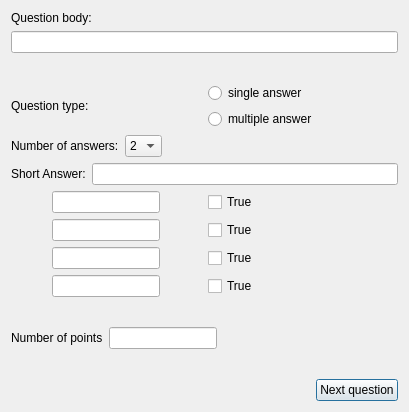
<?xml version="1.0" encoding="UTF-8"?>
<ui version="4.0">
 <class>createTestQuestions</class>
 <widget class="QDialog" name="createTestQuestions">
  <property name="geometry">
   <rect>
    <x>0</x>
    <y>0</y>
    <width>409</width>
    <height>412</height>
   </rect>
  </property>
  <property name="windowTitle">
   <string>Dialog</string>
  </property>
  <layout class="QVBoxLayout" name="verticalLayout_2">
   <item>
    <widget class="QLabel" name="questionBodyLabel">
     <property name="styleSheet">
      <string notr="true">font: 14pt &quot;Times New Roman&quot;;</string>
     </property>
     <property name="text">
      <string>Question body:</string>
     </property>
    </widget>
   </item>
   <item>
    <widget class="QLineEdit" name="questionBodyLineEdit"/>
   </item>
   <item>
    <spacer name="verticalSpacer">
     <property name="orientation">
      <enum>Qt::Vertical</enum>
     </property>
     <property name="sizeHint" stdset="0">
      <size>
       <width>20</width>
       <height>40</height>
      </size>
     </property>
    </spacer>
   </item>
   <item>
    <layout class="QHBoxLayout" name="horizontalLayout_7">
     <item>
      <widget class="QLabel" name="questionTypeLabel">
       <property name="styleSheet">
        <string notr="true">font: 12pt &quot;Times New Roman&quot;;</string>
       </property>
       <property name="text">
        <string>Question type:</string>
       </property>
      </widget>
     </item>
     <item>
      <layout class="QVBoxLayout" name="verticalLayout">
       <item>
        <widget class="QRadioButton" name="singeAnswerRadioButton">
         <property name="text">
          <string>single answer</string>
         </property>
        </widget>
       </item>
       <item>
        <widget class="QRadioButton" name="multipleAnswerRadioButton">
         <property name="text">
          <string>multiple answer</string>
         </property>
        </widget>
       </item>
      </layout>
     </item>
    </layout>
   </item>
   <item>
    <layout class="QHBoxLayout" name="nrAnswersLayout">
     <item>
      <widget class="QLabel" name="NumbeOfAnswersLabel">
       <property name="styleSheet">
        <string notr="true">font: 12pt &quot;Times New Roman&quot;;</string>
       </property>
       <property name="text">
        <string>Number of answers:</string>
       </property>
      </widget>
     </item>
     <item>
      <widget class="QComboBox" name="numberOfAnswersComboBox">
       <item>
        <property name="text">
         <string>2</string>
        </property>
       </item>
       <item>
        <property name="text">
         <string>3</string>
        </property>
       </item>
       <item>
        <property name="text">
         <string>4</string>
        </property>
       </item>
      </widget>
     </item>
     <item>
      <spacer name="horizontalSpacer_3">
       <property name="orientation">
        <enum>Qt::Horizontal</enum>
       </property>
       <property name="sizeHint" stdset="0">
        <size>
         <width>40</width>
         <height>20</height>
        </size>
       </property>
      </spacer>
     </item>
    </layout>
   </item>
   <item>
    <layout class="QHBoxLayout" name="horizontalLayout_2">
     <item>
      <widget class="QLabel" name="shortAnswerLabel">
       <property name="styleSheet">
        <string notr="true">font: 12pt &quot;Times New Roman&quot;;</string>
       </property>
       <property name="text">
        <string>Short Answer:</string>
       </property>
      </widget>
     </item>
     <item>
      <widget class="QLineEdit" name="shortAnswerLineEdit"/>
     </item>
    </layout>
   </item>
   <item>
    <layout class="QHBoxLayout" name="horizontalLayout_3">
     <item alignment="Qt::AlignHCenter">
      <widget class="QLineEdit" name="answer1"/>
     </item>
     <item>
      <widget class="QCheckBox" name="checkBox1">
       <property name="text">
        <string>True</string>
       </property>
      </widget>
     </item>
    </layout>
   </item>
   <item>
    <layout class="QHBoxLayout" name="horizontalLayout_4">
     <item alignment="Qt::AlignHCenter">
      <widget class="QLineEdit" name="answer2"/>
     </item>
     <item>
      <widget class="QCheckBox" name="checkBox2">
       <property name="text">
        <string>True</string>
       </property>
      </widget>
     </item>
    </layout>
   </item>
   <item>
    <layout class="QHBoxLayout" name="horizontalLayout_5">
     <item alignment="Qt::AlignHCenter">
      <widget class="QLineEdit" name="answer3"/>
     </item>
     <item>
      <widget class="QCheckBox" name="checkBox3">
       <property name="text">
        <string>True</string>
       </property>
      </widget>
     </item>
    </layout>
   </item>
   <item>
    <layout class="QHBoxLayout" name="horizontalLayout_6">
     <item alignment="Qt::AlignHCenter">
      <widget class="QLineEdit" name="answer4"/>
     </item>
     <item>
      <widget class="QCheckBox" name="checkBox4">
       <property name="text">
        <string>True</string>
       </property>
      </widget>
     </item>
    </layout>
   </item>
   <item>
    <spacer name="verticalSpacer_3">
     <property name="orientation">
      <enum>Qt::Vertical</enum>
     </property>
     <property name="sizeHint" stdset="0">
      <size>
       <width>20</width>
       <height>40</height>
      </size>
     </property>
    </spacer>
   </item>
   <item>
    <layout class="QHBoxLayout" name="horizontalLayout_9">
     <item>
      <layout class="QHBoxLayout" name="horizontalLayout">
       <item>
        <widget class="QLabel" name="nrOfPointsLabel">
         <property name="text">
          <string>Number of points</string>
         </property>
        </widget>
       </item>
       <item>
        <widget class="QLineEdit" name="nrOfPointsLineEdit"/>
       </item>
      </layout>
     </item>
     <item>
      <spacer name="horizontalSpacer_2">
       <property name="orientation">
        <enum>Qt::Horizontal</enum>
       </property>
       <property name="sizeHint" stdset="0">
        <size>
         <width>40</width>
         <height>20</height>
        </size>
       </property>
      </spacer>
     </item>
    </layout>
   </item>
   <item>
    <spacer name="verticalSpacer_2">
     <property name="orientation">
      <enum>Qt::Vertical</enum>
     </property>
     <property name="sizeHint" stdset="0">
      <size>
       <width>20</width>
       <height>40</height>
      </size>
     </property>
    </spacer>
   </item>
   <item>
    <layout class="QHBoxLayout" name="horizontalLayout_8">
     <item>
      <spacer name="horizontalSpacer">
       <property name="orientation">
        <enum>Qt::Horizontal</enum>
       </property>
       <property name="sizeHint" stdset="0">
        <size>
         <width>40</width>
         <height>20</height>
        </size>
       </property>
      </spacer>
     </item>
     <item>
      <widget class="QPushButton" name="nextQuestion">
       <property name="text">
        <string>Next question</string>
       </property>
      </widget>
     </item>
    </layout>
   </item>
  </layout>
 </widget>
 <resources/>
 <connections/>
</ui>
